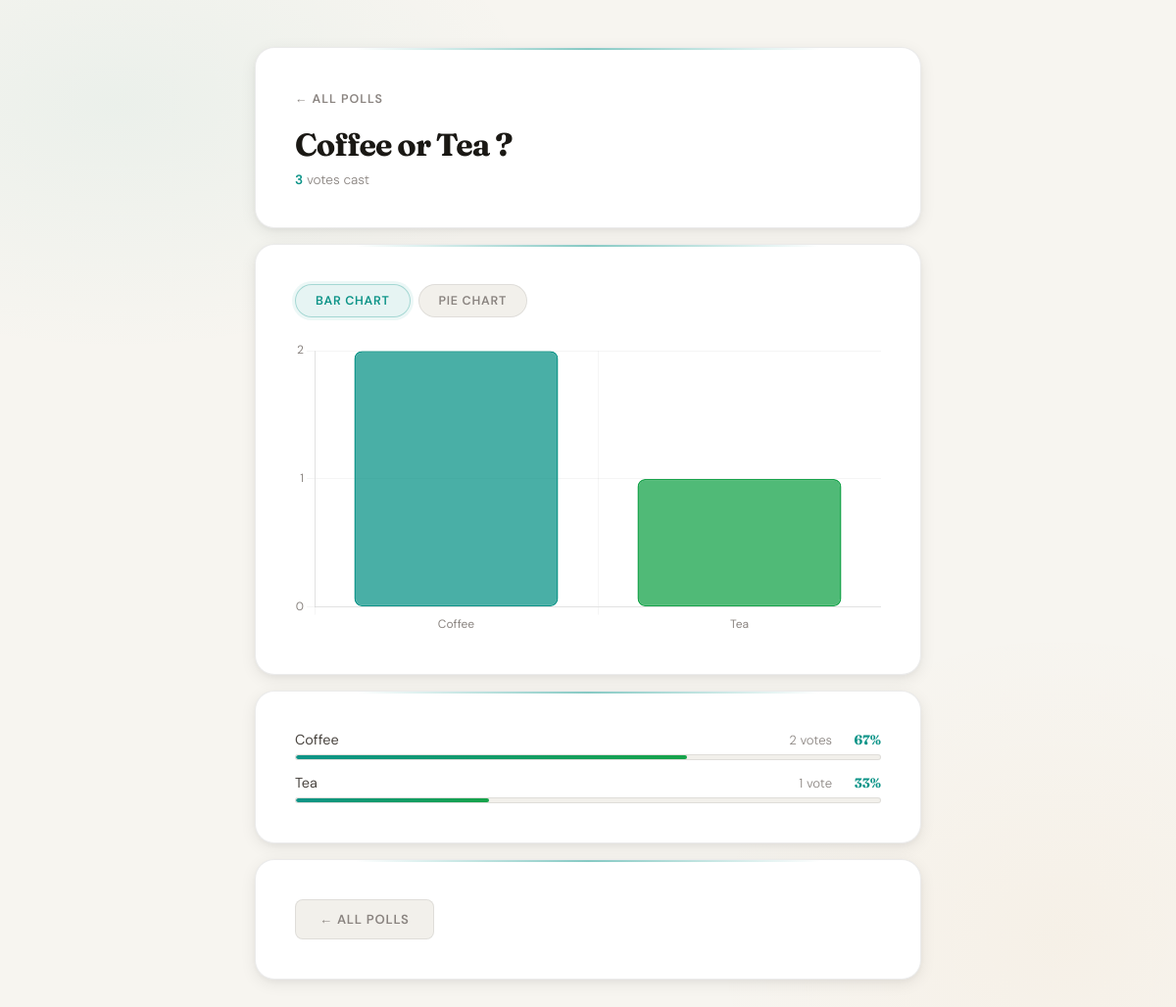
/polls/3/results/, run on an earlier commit of the app's database.
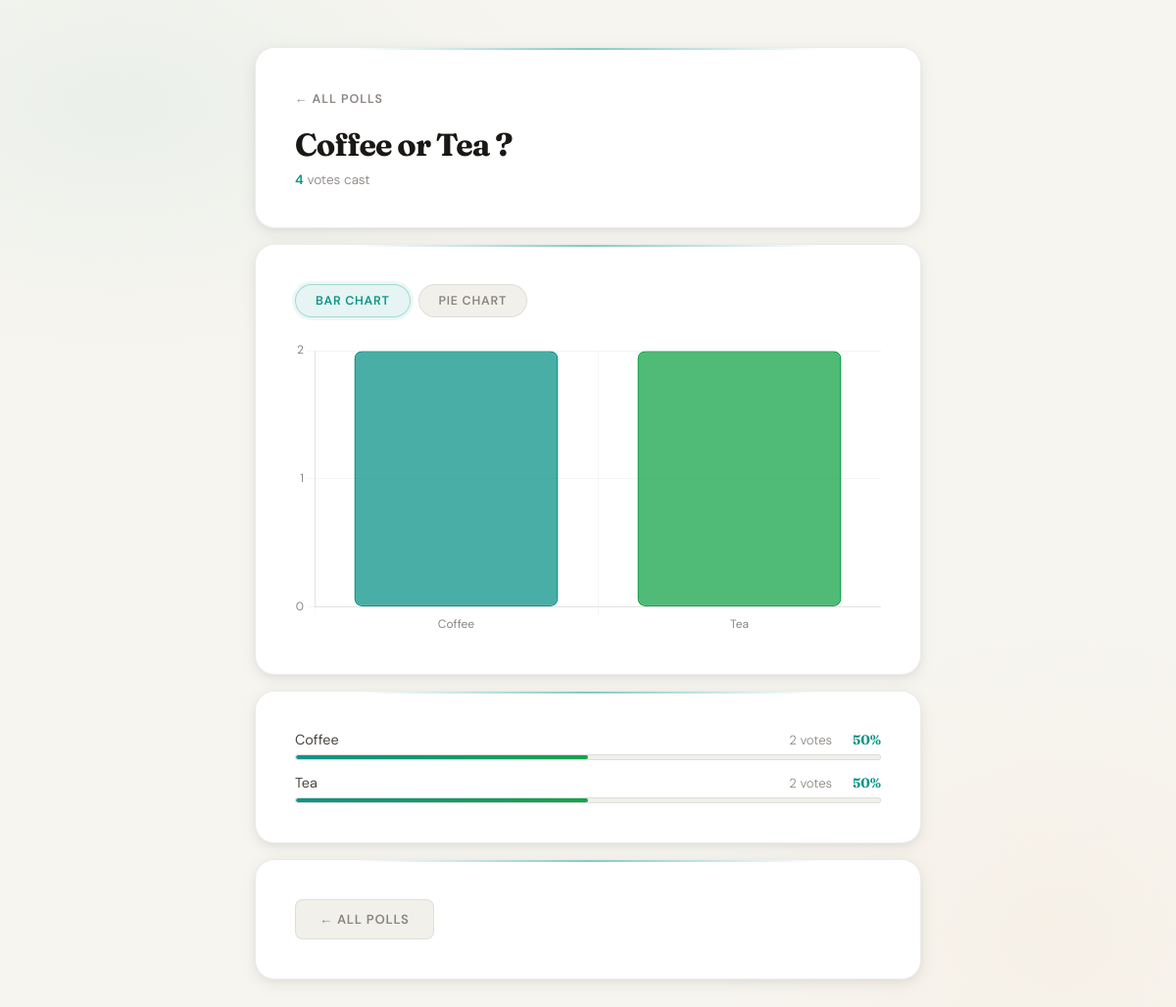
And on a later commit of the database.
### polls/models.py (models this page shows, shortened)
class Choice(models.Model):
  question = models.ForeignKey(Question, on_delete=models.CASCADE)
  choice_text = models.CharField(max_length=200)
  votes = models.IntegerField(default=0)

### polls/views.py (the view)
# urls.py: path("<int:pk>/results/", views.results, name="results"),
def results(request, pk):
    question = get_object_or_404(Question, pk=pk)
    choices = question.choice_set.all()
    total_votes = sum(c.votes for c in choices)
    return render(request, 'polls/results.html', {
        'question': question,
        'choices': choices,
        'total_votes': total_votes,
        'chart_labels': json.dumps([c.choice_text for c in choices]),
        'chart_votes': json.dumps([c.votes for c in choices]),
    })

### polls/templates/polls/results.html (shortened to what this page needs)
{% load static %}
<!DOCTYPE html>
<html lang="en">
<head>
</head>
<body>
<div class="page-wrapper">
  <div class="card">
    <a class="back-link" href="{% url 'polls:index' %}">← All Polls</a>
    <div class="result-header">
      <h1 class="question-title">{{ question.question_text }}</h1>
      <p class="total-votes">
        <span>{{ total_votes }}</span> vote{{ total_votes|pluralize }} cast
      </p>
    </div>
  </div>
  <div class="card">
    <div class="tabs">
      <button class="tab-btn active" onclick="switchTab('bar', this)">Bar Chart</button>
      <button class="tab-btn" onclick="switchTab('pie', this)">Pie Chart</button>
    </div>
    <div class="chart-panel active" id="panel-bar">
      <div class="chart-container bar">
        <canvas id="barChart"></canvas>
      </div>
    </div>
  </div>
  <div class="card">
    <div class="breakdown">
      {% for choice in choices %}
      <div class="breakdown-item">
        <div class="breakdown-header">
          <span class="breakdown-label">{{ choice.choice_text }}</span>
          <div class="breakdown-stats">
            <span class="breakdown-votes">{{ choice.votes }} vote{{ choice.votes|pluralize }}</span>
            <span class="breakdown-pct">
              {% if total_votes > 0 %}{% widthratio choice.votes total_votes 100 %}%{% else %}0%{% endif %}
            </span>
          </div>
        </div>
        <div class="progress-bar">
          <div class="progress-fill" style="width: {% if total_votes > 0 %}{% widthratio choice.votes total_votes 100 %}%{% else %}0%{% endif %}"></div>
        </div>
      </div>
      {% endfor %}
    </div>
  </div>
  <div class="card">
    <div class="actions">
      <a class="btn btn-secondary" href="{% url 'polls:index' %}">← All Polls</a>
    </div>
  </div>
</div>
</body>
</html>

What changed in the data, as far as the page shows it:
computed for Choice "Coffee": votes "67" → "50"
changed Choice "Tea": votes "1" → "2"; votes "33" → "50"
Also different on the page:
{{ total_votes }}: "3" → "4"
chart data {{ chart_votes|safe }}: [2, 1] → [2, 2]
